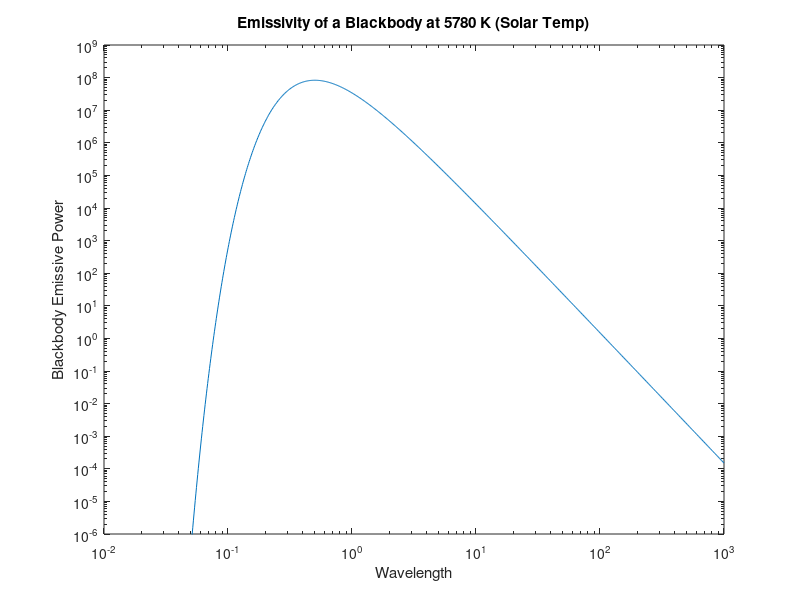

Reproduce this figure in MATLAB.
%By:        Shane Billingsley
%Class:     ASEN 3713 Thermodynamics and Heat Transfer
%Date:      Fall 2023


C_1=3.74177*10^8;
C_2=1.43878*10^4;

T=5780;
lambda = logspace(-2,3,1000);
e = exp(C_2./(lambda.*T));
denominator = ((lambda).^5).*(e-1);
emisivity = C_1./denominator;

loglog(lambda,emisivity);
title("Emissivity of a Blackbody at 5780 K (Solar Temp)");
ylabel("Blackbody Emissive Power");
ylim([10^-6,10^9]);
xlabel("Wavelength");

print('ASEN3713HW9','-dpng','-r300');